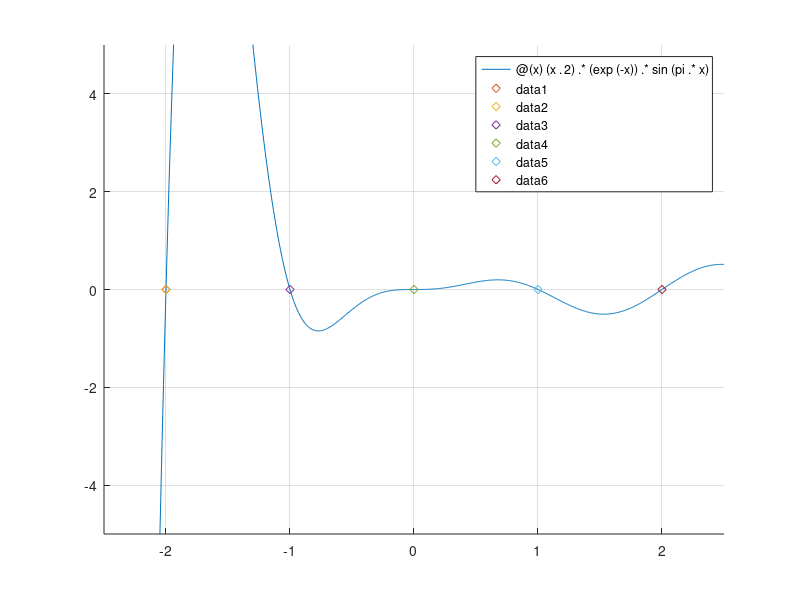

Here is the MATLAB script that generated this plot:
g = @(x) (x.^2).*(exp(-x)).*sin(pi.*x);
h = 0.5;
xroot = [];
for j = -2.5 : h : 2.5
    xroot = [xroot, fzero(g, j)];
end
xroot = unique(xroot);
hold on;
fplot(g, [-2.5, 2.5]);
ylim([-5, 5]);
grid on;
plot(xroot, 0, 'd');
hold off;
